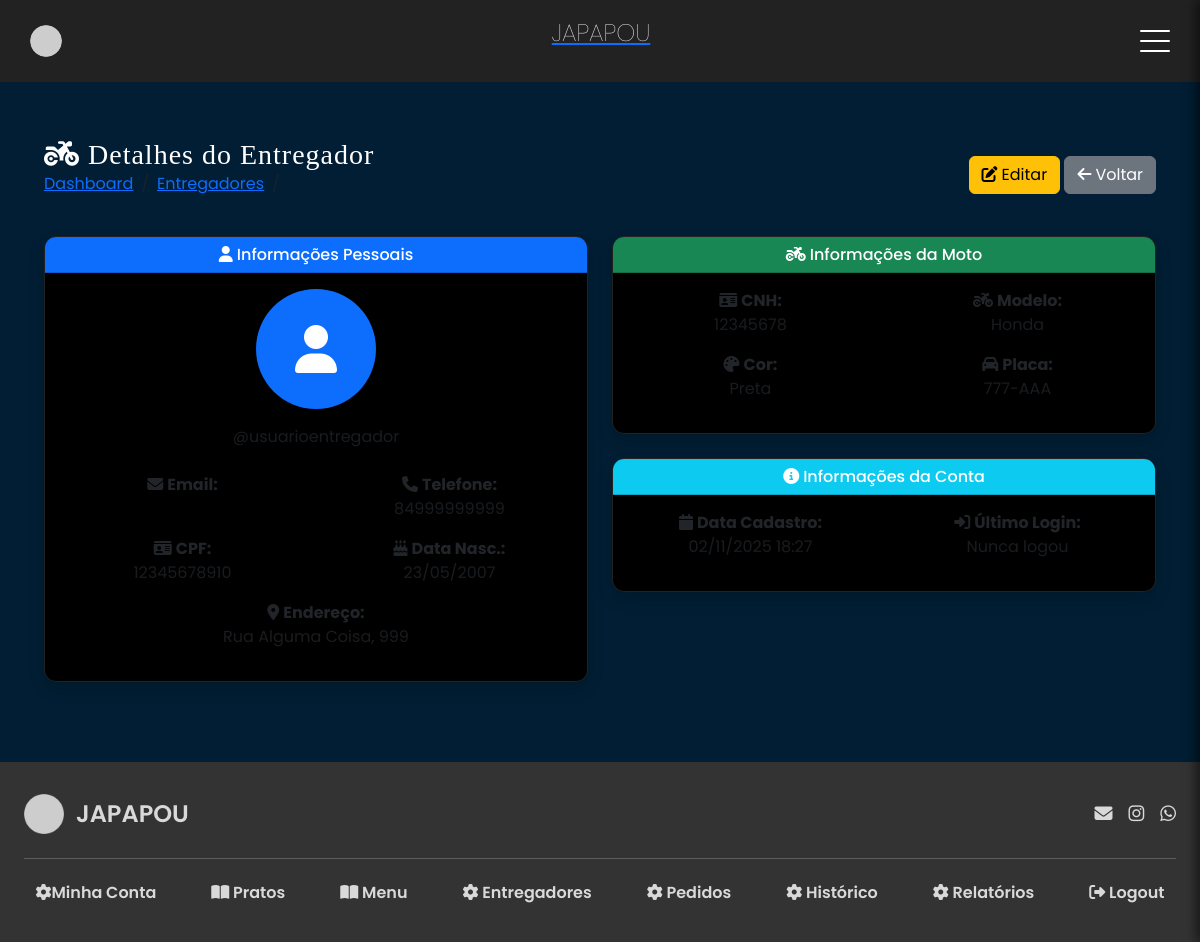
Page /manager/delivery-man/6/ (signed in) on the earlier database version.
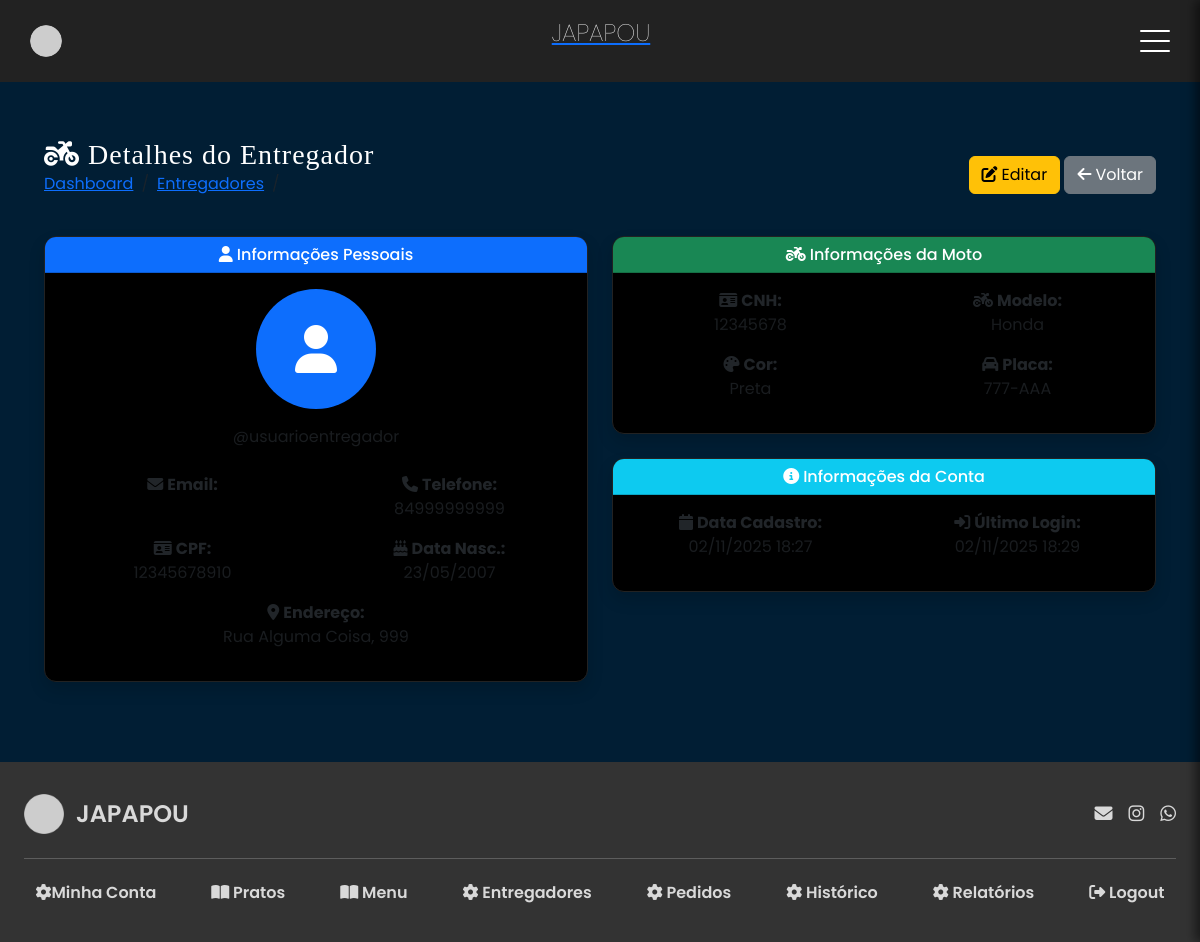
Same page on the later database version.
### japapou/models/user.py (models this page shows)
class CustomUser(AbstractUser):
    class TipoUsuario(models.TextChoices):
        CLIENT = 'CLIENT', 'Client'
        DELIVERY_MAN = 'DELIVERY_MAN', 'Delivery_man'
        MANAGER = 'MANAGER', 'Manager'
    tipo_usuario = models.CharField(
        max_length=20,
        choices=TipoUsuario.choices, # gera uma lista de tuplas que é o formato que o django espera para o menu dropdown
        default=TipoUsuario.MANAGER,
        null=True,
        blank=True
    )
    telefone = models.CharField(max_length=20, blank=True)
    endereco = models.CharField(max_length=255, blank=True)
    cpf = models.CharField(max_length=14, blank=True)
    data_nascimento = models.DateField(null=True, blank=True)
    foto_perfil = models.ImageField(upload_to='perfil/', blank=True, null=True)
    cnh = models.CharField(max_length=10, blank=True)
    modelo_moto = models.CharField(max_length=20, blank=True)
    cor_moto = models.CharField(max_length=10, blank=True)
    placa_moto = models.CharField(max_length=10, blank=True)
    foto = models.ImageField(blank=True, null=True, upload_to="fotos/")

### japapou/views/manager_views/manage_delivery_man_view.py (the view)
# urls.py: path("delivery-man/<int:id>/", views.manager_delivery_man_detail_view, name="manager_delivery_man_detail"),
@manager_required('japapou.view_customuser')
def manager_delivery_man_detail_view(request, id):
    delivery_man = get_object_or_404(CustomUser, pk=id, tipo_usuario='DELIVERY_MAN')
    return render(request, "manager/manager_delivery_man_detail.html", {
        "delivery_man": delivery_man
    })

### japapou/views/manager_views/manage_delivery_man_view.py (called while the page is built)
def validate_manager_access(user):
    return user.tipo_usuario == 'MANAGER'

def manager_required(permission):
    def decorator(view_func):
        @wraps(view_func)
        @login_required(login_url='home')
        @permission_required(permission, login_url='home')
        @user_passes_test(validate_manager_access, login_url='home')
        def wrapper(request, *args, **kwargs):
            return view_func(request, *args, **kwargs)
        return wrapper
    return decorator

### japapou/templates/manager/manager_delivery_man_detail.html (shortened to what the changed rows need)
{% extends "base.html" %}
{% load static %}
{% block extra_head %}
<link rel="stylesheet" href="{% static 'css/manager/manage_delivery_man.css' %}" />
{% endblock %}
{% block content %}
<div class="container-fluid py-4">
    <div class="d-flex justify-content-between align-items-center mb-4">
        <div>
            <h1 class="h3 mb-0 text-gray-800">
                <i class="fas fa-motorcycle me-2"></i>Detalhes do Entregador
            </h1>
        </div>
    </div>
    <div class="row">
        <div class="col-lg-6 mb-4">
            <div class="card shadow">
                <div class="card-body">
                    <div class="text-center mb-4">
                        {% if delivery_man.foto %}
                            <img src="{{ delivery_man.foto.url }}" alt="{{ delivery_man.username }}"
                                 class="img-fluid rounded-circle" style="width: 120px; height: 120px; object-fit: cover;">
                        {% else %}
                            <div class="bg-primary text-white rounded-circle d-flex align-items-center justify-content-center mx-auto"
                                 style="width: 120px; height: 120px;">
                                <i class="fas fa-user fa-3x"></i>
                            </div>
                        {% endif %}
                        <p class="text-muted">@{{ delivery_man.username }}</p>
                    </div>
                    <div class="row">
                        <div class="col-sm-6 mb-3">
                            <strong><i class="fas fa-phone me-1"></i>Telefone:</strong>
                            <p class="text-muted">{{ delivery_man.telefone }}</p>
                        </div>
                        <div class="col-sm-6 mb-3">
                            <strong><i class="fas fa-id-card me-1"></i>CPF:</strong>
                            <p class="text-muted">{{ delivery_man.cpf }}</p>
                        </div>
                        <div class="col-sm-6 mb-3">
                            <strong><i class="fas fa-birthday-cake me-1"></i>Data Nasc.:</strong>
                            <p class="text-muted">{{ delivery_man.data_nascimento|date:"d/m/Y" }}</p>
                        </div>
                        <div class="col-12 mb-3">
                            <strong><i class="fas fa-map-marker-alt me-1"></i>Endereço:</strong>
                            <p class="text-muted">{{ delivery_man.endereco }}</p>
                        </div>
                    </div>
                </div>
            </div>
        </div>
        <div class="col-lg-6 mb-4">
            <div class="card shadow">
                <div class="card-body">
                    <div class="row">
                        <div class="col-sm-6 mb-3">
                            <strong><i class="fas fa-id-card me-1"></i>CNH:</strong>
                            <p class="text-muted">{{ delivery_man.cnh }}</p>
                        </div>
                        <div class="col-sm-6 mb-3">
                            <strong><i class="fas fa-motorcycle me-1"></i>Modelo:</strong>
                            <p class="text-muted">{{ delivery_man.modelo_moto }}</p>
                        </div>
                        <div class="col-sm-6 mb-3">
                            <strong><i class="fas fa-palette me-1"></i>Cor:</strong>
                            <p class="text-muted">{{ delivery_man.cor_moto }}</p>
                        </div>
                        <div class="col-sm-6 mb-3">
                            <strong><i class="fas fa-car me-1"></i>Placa:</strong>
                            <p class="text-muted">{{ delivery_man.placa_moto }}</p>
                        </div>
                    </div>
                </div>
            </div>
            <div class="card shadow mt-4">
                <div class="card-body">
                    <div class="row">
                        <div class="col-sm-6 mb-3">
                            <strong><i class="fas fa-calendar me-1"></i>Data Cadastro:</strong>
                            <p class="text-muted">{{ delivery_man.date_joined|date:"d/m/Y H:i" }}</p>
                        </div>
                        <div class="col-sm-6 mb-3">
                            <strong><i class="fas fa-sign-in-alt me-1"></i>Último Login:</strong>
                            <p class="text-muted">
                                {% if delivery_man.last_login %}
                                    {{ delivery_man.last_login|date:"d/m/Y H:i" }}
                                {% else %}
                                    Nunca logou
                                {% endif %}
                            </p>
                        </div>
                    </div>
                </div>
            </div>
        </div>
    </div>
</div>
{% endblock %}

Differences in the rows shown:
changed CustomUser "usuarioentregador": last_login (not shown) → "02/11/2025 18:29"
Other differences:
text no longer shown: "Nunca logou"
